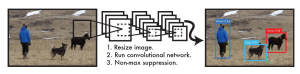
#> input picture 1_image_0.png, 300 x 74 px
$ python -i detect.py   (imports and definitions only)
#> lines starting #> are read from the running program, lines starting #| are printed output that depends on the picture; after the words box and inside, x2 and y2 are one past the last pixel; in counts of white or black regions, pixels touching at a corner belong together
#> further down, picture is the input picture: shape (74, 300, 3); mean B, G, R 169, 173.3, 178
#!/usr/bin/env python3

# [1 line not run here, left out]

import cv2
from picamera2 import Picamera2
import numpy as np
import time

color_dict = {'red': [0, 4], 'orange': [5, 18], 'yellow': [22, 37], 'green': [42, 85], 'blue': [92, 110],
              'purple': [115, 165],
              'red_2': [165, 180]}  # Here is the range of H in the HSV color space represented by the color

kernel_5 = np.ones((5, 5), np.uint8)  # Define a 5×5 convolution kernel with element values of all 1.


# [42 lines left out: function color_detect, not called in this run]

def classify_shape(contour):
    peri = cv2.arcLength(contour, True)
    approx = cv2.approxPolyDP(contour, 0.04 * peri, True)

    # determine the shape based on the numbers of approx
    if len(approx) == 3:
        return "Triangle"
    elif len(approx) == 4:
        # 比率不同的情况是矩形
        (x, y, w, h) = cv2.boundingRect(approx)
        ar = w / float(h)
        return "Square" if ar >= 0.95 and ar <= 1.05 else "Rectangle"
    elif len(approx) > 4:
        return "Circle"
    return "Unknown"

def shape_detect(image):
    gray = cv2.cvtColor(image, cv2.COLOR_BGR2GRAY)
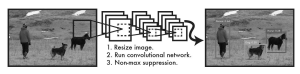
#> gray: shape (74, 300); min 11, max 255, mean 174.2
    blurred = cv2.GaussianBlur(gray, (5, 5), 0)
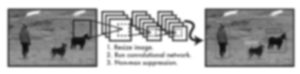
#> blurred: shape (74, 300); min 14, max 255, mean 174.2

    _, mask = cv2.threshold(blurred, 60, 255, cv2.THRESH_BINARY)
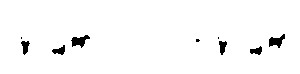
#> mask: shape (74, 300); 97.5% white; 9 black regions (3 under 20 px), largest, box (x1, y1, x2, y2) and area: (71, 35, 90, 48) 131, (269, 34, 285, 48) 122, (21, 41, 30, 55) 74, (219, 41, 227, 55) 73, (52, 45, 65, 55) 73, (250, 46, 262, 55) 67

    kernel_5 = cv2.getStructuringElement(cv2.MORPH_RECT, (5, 5))
    morphologyEx_img = cv2.morphologyEx(mask, cv2.MORPH_OPEN, kernel_5, iterations=1)
#> morphologyEx_img: shape (74, 300); 97.4% white; 8 black regions (2 under 20 px), largest, box (x1, y1, x2, y2) and area: (71, 35, 90, 48) 138, (269, 34, 285, 48) 126, (21, 37, 30, 55) 81, (219, 41, 227, 55) 76, (52, 45, 65, 55) 75, (250, 46, 262, 55) 69

    # find contours
    contours, _ = cv2.findContours(morphologyEx_img.copy(), cv2.RETR_EXTERNAL, cv2.CHAIN_APPROX_SIMPLE)
#> contours = [[[0, 0], [0, 73], [299, 73], [299, 0]]]

    contours_img = image.copy()

    for contour in contours:
        shape = classify_shape(contour)

        # draw contours
        cv2.drawContours(contours_img, [contour], -1, (0, 255, 0), 2)
        M = cv2.moments(contour)
        if M["m00"] != 0:
            cX = int(M["m10"] / M["m00"])
            cY = int(M["m01"] / M["m00"])
            cv2.putText(contours_img, shape, (cX - 20, cY - 20), cv2.FONT_HERSHEY_SIMPLEX, 0.5, (255, 255, 255), 2)
#> this loop made 1 pass
#> (peri in classify_shape, approx in classify_shape, x in classify_shape, y in classify_shape, w in classify_shape, h in classify_shape, ar in classify_shape, shape) on pass 1: (744, [[0, 0], [0, 73], [299, 73], [299, 0]], 0, 0, 300, 74, 4.05, 'Rectangle')
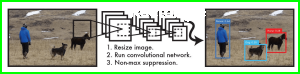
#> contours_img: shape (74, 300, 3); 7.63% of pixels changed, all inside (x1, y1, x2, y2) = (0, 0, 300, 74)

    return image, mask, morphologyEx_img, contours

>>> import cv2
>>> picture = cv2.imread('../1_image_0.png')
>>> result = shape_detect(picture)

$ run again, on 1_image_1.png
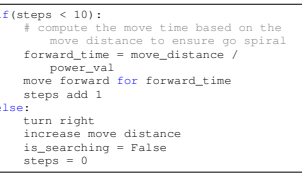
#> input picture 1_image_1.png, 302 x 182 px
#> picture is the input picture: shape (182, 302, 3); mean B, G, R 245.6, 245.3, 245.3
#> in shape_detect, `blurred = cv2.GaussianBlur(gray, (5, 5), 0)`:
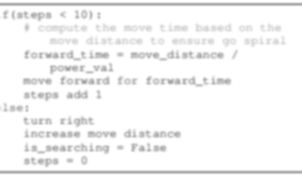
#> blurred: shape (182, 302); min 161, max 255, mean 245.4
#> mask: shape (182, 302); every value is 255
#> contours = [[[0, 0], [0, 181], [301, 181], [301, 0]]]
#> the loop in shape_detect, `for contour in contours:` made 1 pass
#> (peri in classify_shape, approx in classify_shape, x in classify_shape, y in classify_shape, w in classify_shape, h in classify_shape, ar in classify_shape, shape) on pass 1: (964, [[0, 0], [0, 181], [301, 181], [301, 0]], 0, 0, 302, 182, 1.66, 'Rectangle')
#> after the loop in shape_detect, `for contour in contours:`:
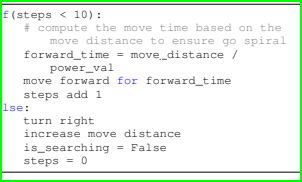
#> contours_img: shape (182, 302, 3); 3.5% of pixels changed, all inside (x1, y1, x2, y2) = (0, 0, 302, 182)

$ run again, on 2_image_0.png
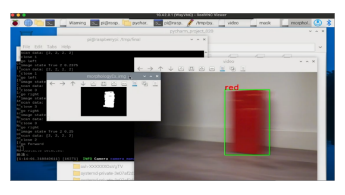
#> input picture 2_image_0.png, 345 x 195 px
#> picture is the input picture: shape (195, 345, 3); mean B, G, R 149.7, 148.9, 151.7
#> in shape_detect, `_, mask = cv2.threshold(blurred, 60, 255, cv2.THRESH_BINARY)`:
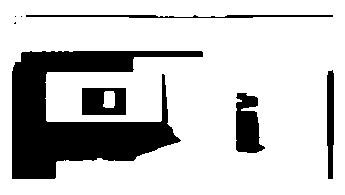
#> mask: shape (195, 345); 77.8% white; 8 black regions (3 under 20 px), largest, box (x1, y1, x2, y2) and area: (12, 51, 203, 179) 11384, (236, 93, 265, 153) 1231, (82, 88, 126, 115) 1004, (327, 70, 334, 179) 684, (26, 15, 333, 18) 622
#> morphologyEx_img: shape (195, 345); 77.7% white; 7 black regions (2 under 20 px), largest, box (x1, y1, x2, y2) and area: (12, 51, 203, 179) 11401, (236, 93, 265, 153) 1295, (82, 88, 126, 115) 1007, (327, 70, 334, 179) 684, (21, 15, 333, 18) 632
#> contours = [[[0, 0], [0, 194], [344, 194], [344, 0]]]
#> the loop in shape_detect, `for contour in contours:` made 1 pass
#> (peri in classify_shape, approx in classify_shape, x in classify_shape, y in classify_shape, w in classify_shape, h in classify_shape, ar in classify_shape, shape) on pass 1: (1076, [[0, 0], [0, 194], [344, 194], [344, 0]], 0, 0, 345, 195, 1.77, 'Rectangle')
#> after the loop in shape_detect, `for contour in contours:`:
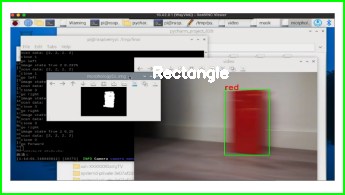
#> contours_img: shape (195, 345, 3); 4.04% of pixels changed, all inside (x1, y1, x2, y2) = (0, 0, 345, 195)
